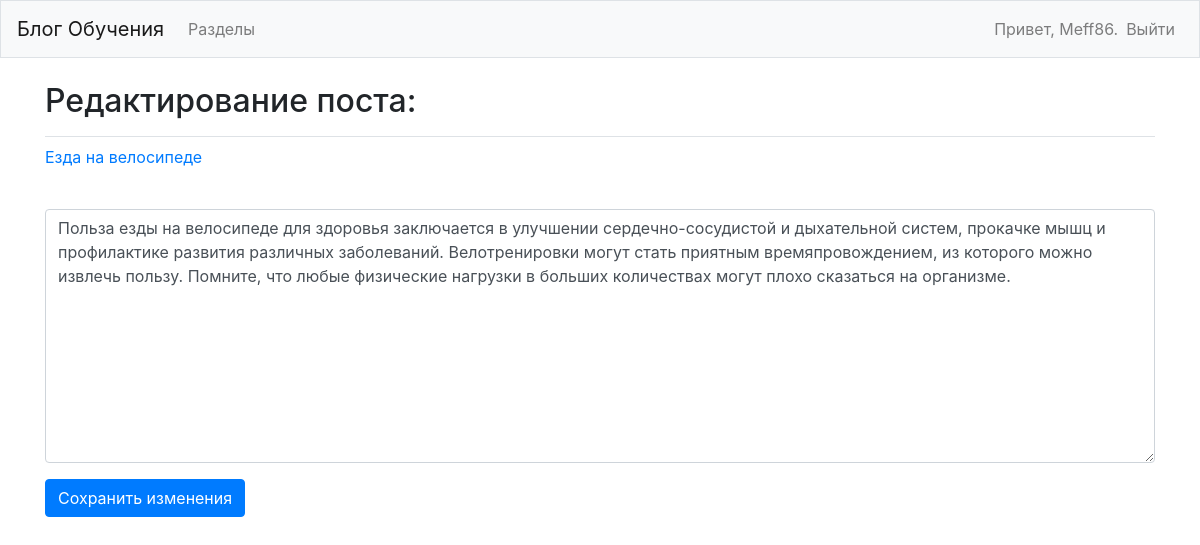
Page /edit_entry/4/ (signed in) on the committed database.
### learnig_logs/models.py (models this page shows, shortened)
class Topic(models.Model):
    text = models.CharField(max_length=200)
    date_added = models.DateTimeField(auto_now_add=True)
    owner = models.ForeignKey(User, on_delete=models.CASCADE)
    def __str__(self):
        return self.text

class Entry(models.Model):
    topic = models.ForeignKey(Topic, on_delete=models.CASCADE)
    text = models.TextField()
    date_added = models.DateTimeField(auto_now_add=True)
    class Meta:
        verbose_name_plural = 'entries'

### learnig_logs/views.py (the view)
# urls.py: path('edit_entry/<int:entry_id>/', views.edit_entry, name='edit_entry'),
@login_required
def edit_entry(request, entry_id):
    entry = Entry.objects.get(id=entry_id)
    topic = entry.topic
    if topic.owner != request.user:
        raise Http404
    if request.method != 'POST':
        form = EntryForm(instance=entry)
    else:
        form = EntryForm(instance=entry, data=request.POST)
        if form.is_valid():
            form.save()
            return redirect('learnig_logs:topic', topic_id=topic.id)
    context = {'entry': entry, 'topic': topic, 'form': form}
    return render(request, 'learnig_logs/edit_entry.html', context)

### learnig_logs/forms.py
class EntryForm(forms.ModelForm):
    class Meta:
        model = Entry
        fields = ['text']
        labels = {'text': ''}
        widgets = {'text': forms.Textarea(attrs={'cols': 80})}

### learnig_logs/templates/learnig_logs/edit_entry.html (shortened to what this page needs)
<!DOCTYPE html>
<html lang="en">
<head>
</head>
<body>
{% extends "learnig_logs/base.html" %}
{% load bootstrap4 %}
{% block page_header %}
  <h2>Редактирование поста:</h2>
{% endblock page_header %}
{% block content %}
  <p><a href="{% url 'learnig_logs:topic' topic.id %}">{{ topic }}</a></p>
  <form method="post" action="{% url 'learnig_logs:edit_entry' entry.id %}" class="form">
    {% bootstrap_form form %}
    {% buttons %}
    <button name="submit" class="btn btn-primary">Сохранить изменения</button>
    {% endbuttons %}
</form>
{% endblock content %}

### learnig_logs/templates/learnig_logs/base.html (shortened to what this page needs)
{% load bootstrap4 %}
<!doctype html>
<html lang="en">
<head>
  {% bootstrap_css %}
</head>
<body>
  <nav class="navbar navbar-expand-md navbar-light bg-light mb-4 border">
    <a class="navbar-brand" href="{% url 'learnig_logs:index' %}">
      Блог Обучения</a>
    <div class="collapse navbar-collapse" id="navbarCollapse">
      <ul class="navbar-nav mr-auto">
        <li class="nav-item">
          <a class="nav-link" href="{% url 'learnig_logs:topics'%}">
              Разделы</a></li>
      </ul>
      <ul class="navbar-nav ml-auto">
        {% if user.is_authenticated %}
          <li class="nav-item">
            <span class="navbar-text">Привет, {{ user.username }}.</span>
          </li>
          <li class="nav-item">
            <a class="nav-link" href="{% url 'users:logout' %}">Выйти</a>
          </li>
        {% else %}
          <li class="nav-item">
            <a class="nav-link" href="{% url 'users:register' %}">Зарегистрироваться</a>
          </li>
          <li class="nav-item">
            <a class="nav-link" href="{% url 'users:login' %}">Войти</a></li>
        {% endif %}
      </ul>
    </div>
  </nav>
  <main role="main" class="container">
    <div class="pb-2 mb-2 border-bottom">
      {% block page_header %}{% endblock page_header %}
    </div>
    <div>
      {% block content %}{% endblock content %}
    </div>
  </main>
</body>
</html>

### rows in the picture
Topic: text "Езда на велосипеде"
Entry: text "Польза езды на велосипеде для здоровья заключается в улучшении сердечно-сосудистой и дыхательной систем, прокачке мышц и профилактике развития различных заболеваний. Велотренировки могут стать приятным времяпровождением, из которого можно извлечь пользу. Помните, что любые физические нагрузки в больших количествах могут плохо сказаться на организме."

### other values in the picture
{{ user.username }} "Meff86"
